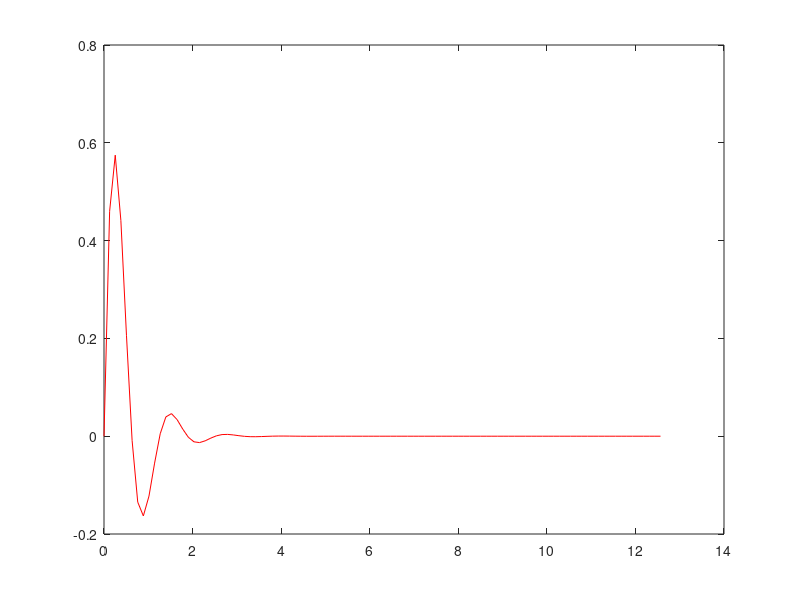

This chart was generated by the following MATLAB code: (Note: this script raises an error after producing the figure.)
clear all
close all
clc

% linspace is a function that creates a vector of linearly spaced points
x = linspace(0,4*pi)
% f is a function of x
f = exp(-2*x).*sin(5*x)
% plot the function
plot(x,f,'r').grid % grid adds a grid to the plot
xlabel('x')
ylabel('y')
title('f(x) = e^{-2x}sin(5x)') % title adds a title to the plot

% f(x,y) = x^2 + y^2
[x,y] = meshgrid(1:2:100,0:3:100); % meshgrid creates a grid of points
f = x.^2 + y.^2;
mesh(x,y,f) % mesh creates a 3D plot
xlabel('x')
ylabel('y')
zlabel('f(x,y)')
title('f(x,y) = x^2 + y^2')